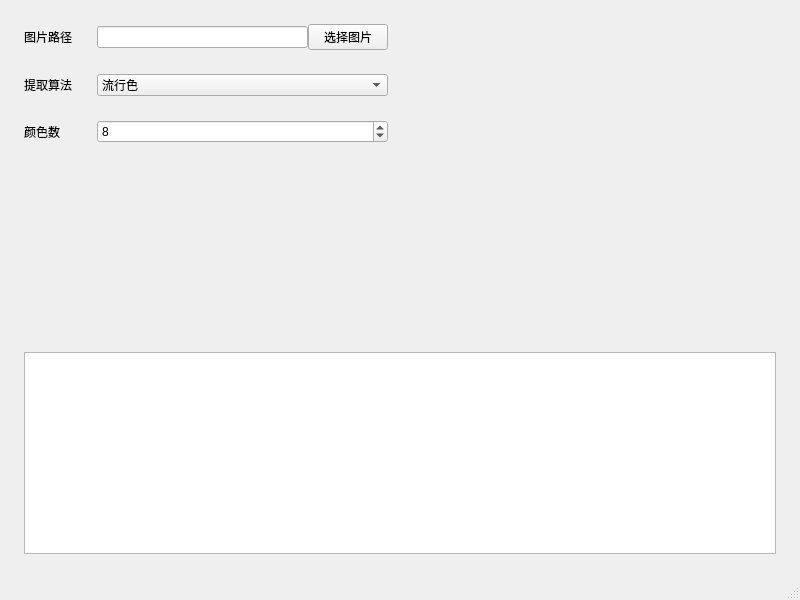
<?xml version="1.0" encoding="UTF-8"?>
<ui version="4.0">
 <class>MainWindow</class>
 <widget class="QMainWindow" name="MainWindow">
  <property name="geometry">
   <rect>
    <x>0</x>
    <y>0</y>
    <width>800</width>
    <height>600</height>
   </rect>
  </property>
  <property name="windowTitle">
   <string>MainWindow</string>
  </property>
  <widget class="QWidget" name="centralwidget">
   <layout class="QVBoxLayout" name="verticalLayout_2" stretch="3,2">
    <property name="spacing">
     <number>24</number>
    </property>
    <property name="leftMargin">
     <number>24</number>
    </property>
    <property name="topMargin">
     <number>24</number>
    </property>
    <property name="rightMargin">
     <number>24</number>
    </property>
    <property name="bottomMargin">
     <number>24</number>
    </property>
    <item>
     <layout class="QHBoxLayout" name="horizontalLayout_4" stretch="1,1">
      <property name="spacing">
       <number>24</number>
      </property>
      <item>
       <layout class="QFormLayout" name="formLayout">
        <item row="0" column="0">
         <widget class="QLabel" name="label">
          <property name="text">
           <string>图片路径</string>
          </property>
         </widget>
        </item>
        <item row="0" column="1">
         <layout class="QHBoxLayout" name="horizontalLayout">
          <property name="spacing">
           <number>0</number>
          </property>
          <item>
           <widget class="QLineEdit" name="pathLineEdit"/>
          </item>
          <item>
           <widget class="QPushButton" name="addImageButton">
            <property name="text">
             <string>选择图片</string>
            </property>
           </widget>
          </item>
         </layout>
        </item>
        <item row="1" column="0">
         <widget class="QLabel" name="label_2">
          <property name="text">
           <string>提取算法</string>
          </property>
         </widget>
        </item>
        <item row="1" column="1">
         <widget class="QComboBox" name="methodComboBox">
          <item>
           <property name="text">
            <string>流行色</string>
           </property>
          </item>
          <item>
           <property name="text">
            <string>中值切割</string>
           </property>
          </item>
          <item>
           <property name="text">
            <string>K-Means</string>
           </property>
          </item>
          <item>
           <property name="text">
            <string>八叉树</string>
           </property>
          </item>
         </widget>
        </item>
        <item row="2" column="0">
         <widget class="QLabel" name="label_3">
          <property name="text">
           <string>颜色数</string>
          </property>
         </widget>
        </item>
        <item row="2" column="1">
         <widget class="QSpinBox" name="colorNumSpinBox">
          <property name="sizePolicy">
           <sizepolicy hsizetype="Minimum" vsizetype="Fixed">
            <horstretch>0</horstretch>
            <verstretch>0</verstretch>
           </sizepolicy>
          </property>
          <property name="value">
           <number>8</number>
          </property>
         </widget>
        </item>
       </layout>
      </item>
      <item>
       <widget class="QLabel" name="imageDisplayLabel">
        <property name="sizePolicy">
         <sizepolicy hsizetype="Preferred" vsizetype="Preferred">
          <horstretch>0</horstretch>
          <verstretch>0</verstretch>
         </sizepolicy>
        </property>
        <property name="text">
         <string/>
        </property>
       </widget>
      </item>
     </layout>
    </item>
    <item>
     <widget class="QListView" name="colorPaletteListView">
      <property name="sizePolicy">
       <sizepolicy hsizetype="Preferred" vsizetype="Preferred">
        <horstretch>0</horstretch>
        <verstretch>0</verstretch>
       </sizepolicy>
      </property>
      <property name="editTriggers">
       <set>QAbstractItemView::NoEditTriggers</set>
      </property>
      <property name="showDropIndicator" stdset="0">
       <bool>false</bool>
      </property>
      <property name="dragDropMode">
       <enum>QAbstractItemView::DragDrop</enum>
      </property>
      <property name="alternatingRowColors">
       <bool>false</bool>
      </property>
      <property name="selectionMode">
       <enum>QAbstractItemView::NoSelection</enum>
      </property>
      <property name="spacing">
       <number>8</number>
      </property>
      <property name="viewMode">
       <enum>QListView::IconMode</enum>
      </property>
      <property name="uniformItemSizes">
       <bool>true</bool>
      </property>
      <property name="selectionRectVisible">
       <bool>false</bool>
      </property>
     </widget>
    </item>
   </layout>
  </widget>
  <widget class="QMenuBar" name="menubar">
   <property name="geometry">
    <rect>
     <x>0</x>
     <y>0</y>
     <width>800</width>
     <height>26</height>
    </rect>
   </property>
  </widget>
  <widget class="QStatusBar" name="statusbar"/>
 </widget>
 <resources/>
 <connections/>
</ui>
